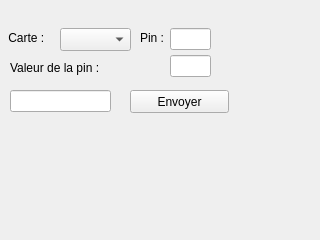
<?xml version="1.0" encoding="UTF-8"?>
<ui version="4.0">
 <class>DebugPin</class>
 <widget class="QWidget" name="DebugPin">
  <property name="geometry">
   <rect>
    <x>0</x>
    <y>0</y>
    <width>320</width>
    <height>240</height>
   </rect>
  </property>
  <property name="windowTitle">
   <string>Form</string>
  </property>
  <widget class="QPushButton" name="sendPinValue">
   <property name="geometry">
    <rect>
     <x>130</x>
     <y>90</y>
     <width>99</width>
     <height>23</height>
    </rect>
   </property>
   <property name="text">
    <string>Envoyer</string>
   </property>
  </widget>
  <widget class="QLineEdit" name="pinValue">
   <property name="geometry">
    <rect>
     <x>10</x>
     <y>90</y>
     <width>101</width>
     <height>22</height>
    </rect>
   </property>
  </widget>
  <widget class="QLineEdit" name="pinNumber">
   <property name="geometry">
    <rect>
     <x>170</x>
     <y>28</y>
     <width>41</width>
     <height>22</height>
    </rect>
   </property>
  </widget>
  <widget class="QLabel" name="boardLabel">
   <property name="geometry">
    <rect>
     <x>5</x>
     <y>30</y>
     <width>51</width>
     <height>16</height>
    </rect>
   </property>
   <property name="text">
    <string> Carte : </string>
   </property>
  </widget>
  <widget class="QComboBox" name="boardCombo">
   <property name="geometry">
    <rect>
     <x>60</x>
     <y>28</y>
     <width>71</width>
     <height>23</height>
    </rect>
   </property>
  </widget>
  <widget class="QLabel" name="pinLabel">
   <property name="geometry">
    <rect>
     <x>140</x>
     <y>30</y>
     <width>31</width>
     <height>16</height>
    </rect>
   </property>
   <property name="text">
    <string>Pin : </string>
   </property>
  </widget>
  <widget class="QLineEdit" name="pinValueInc">
   <property name="geometry">
    <rect>
     <x>170</x>
     <y>55</y>
     <width>41</width>
     <height>22</height>
    </rect>
   </property>
  </widget>
  <widget class="QLabel" name="boardLabel_2">
   <property name="geometry">
    <rect>
     <x>10</x>
     <y>60</y>
     <width>131</width>
     <height>16</height>
    </rect>
   </property>
   <property name="text">
    <string>Valeur de la pin : </string>
   </property>
  </widget>
 </widget>
 <resources/>
 <connections/>
</ui>
